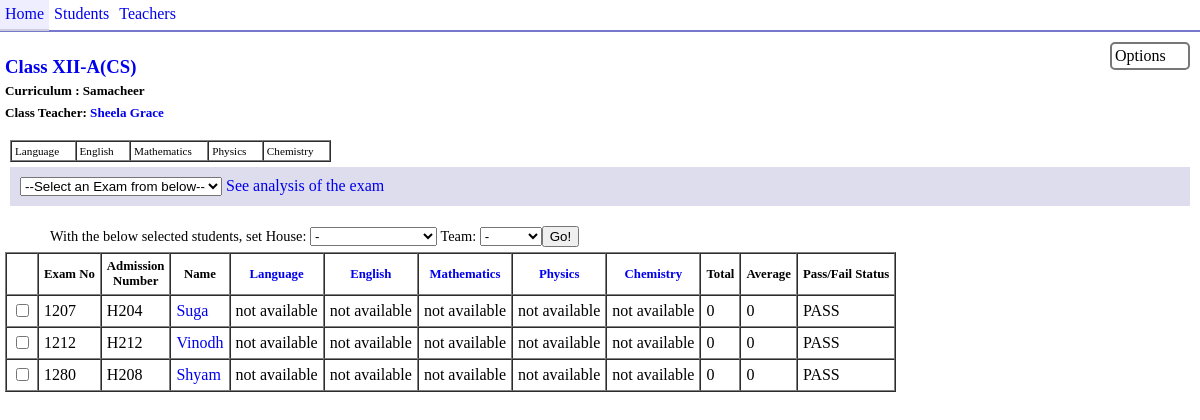
The app's page /?class=2 with its own data.
### tables this page shows
CREATE TABLE IF NOT EXISTS `classes` (
  `class_id` int(10) NOT NULL AUTO_INCREMENT,
  `class_name` varchar(16) NOT NULL,
  `curriculum` enum('CBSE','Samacheer') NOT NULL DEFAULT 'CBSE',
  `cteacher_id` int(8) NOT NULL COMMENT 'Class Teacher Id',
  PRIMARY KEY (`class_id`),
  UNIQUE KEY `class_name` (`class_name`)
);

CREATE TABLE IF NOT EXISTS `teachers` (
  `teacher_id` int(3) NOT NULL AUTO_INCREMENT,
  `teacher_code` varchar(5) NOT NULL,
  `teacher_name` varchar(128) NOT NULL,
  PRIMARY KEY (`teacher_id`)
);

CREATE TABLE IF NOT EXISTS `coursecode` (
  `course_code` int(3) NOT NULL AUTO_INCREMENT,
  `course_name` varchar(32) NOT NULL,
  `curriculum` enum('CBSE','Samacheer') NOT NULL,
  PRIMARY KEY (`course_code`)
);

CREATE TABLE IF NOT EXISTS `students` (
  `student_id` int(10) NOT NULL AUTO_INCREMENT,
  `adm_no` varchar(10) NOT NULL,
  `exam_no` int(8) NOT NULL,
  `student_name` varchar(64) NOT NULL,
  `class_id` int(8) NOT NULL,
  `team_id` int(4) NOT NULL,
  `house_id` int(4) NOT NULL,
  `mentor_id` int(8) NOT NULL,
  PRIMARY KEY (`student_id`),
  UNIQUE KEY `adm_no` (`adm_no`),
  UNIQUE KEY `exam_no` (`exam_no`)
);

### functions.lib.php (the view, shortened to what this page needs)
<?php
function getClassName($classId) {
    $row = mysql_fetch_array(mysql_query("SELECT `class_name` FROM `classes` WHERE `class_id` = '" . $classId . "'"));
    return $row["class_name"];
}
function getClassCurriculum($classId) {
    $row = mysql_fetch_array(mysql_query("SELECT `curriculum` FROM `classes` WHERE `class_id` = '" . $classId . "'"));
    return $row["curriculum"];
}
function getClassTeacherLink($classId) {
    $row = mysql_fetch_array(mysql_query("SELECT `teachers`.`teacher_id`, `teachers`.`teacher_name` FROM `classes`,`teachers` WHERE `classes`.`class_id` = '" . $classId . "' AND `classes`.`cteacher_id` = `teachers`.`teacher_id`"));
    return ($row["teacher_name"])? "<a href=\"./teachers.php?teacherid=" . $row['teacher_id'] . "\">" . $row["teacher_name"] . "</a>":"not set";
}
function getStudentsFromClass($examId) {
    $classId = $_GET['class'];
    $subjectArray = Array();
    echo "<div id=\"options\">";
    echo "<div id=\"optionHead\">Options</div><br />";
    echo "<div style=\"display:none;\" id=\"optionBody\">";
    echo "</div></div>\n\n";
    echo "<h3><a href=\"./?class=" . $classId . "\">Class " . getClassName($classId) . "</a><br /><span class=\"s\">Curriculum : " . getClassCurriculum($classId) . "<br />Class Teacher: " . getClassTeacherLink($classId) . "<br /></span></h3>";
    $res = mysql_query("SELECT `coursecode`.`course_code` AS `code`,`coursecode`.`course_name` AS `name` FROM `subjects`,`coursecode` WHERE `subjects`.`class_id`='" . $classId . "' AND `subjects`.`course_id` = `coursecode`.`course_code`");
    if(mysql_num_rows($res) == 0) {
        echo "No subjects found!";
    }
    else {
        echo "<table id=\"subjList\" border='1' cellspacing='0' cellpadding='3'><tr>";
    	while($row = mysql_fetch_array($res)) {
            $subjectArray[$row['code']] = $row['name'];
            echo "<td>" . $row['name'] . " <a class=\"closeButton\" href=\"./?subject=del&courseId=" .  $row['code']  . "&classId=" . $classId . "\">x</a></td>";
    	}
    	echo "</tr></table>";
    }
    $res = mysql_query("SELECT `student_id`, `exam_no`, `adm_no`, `student_name`, `team_id`, `house_id` FROM `students` WHERE `class_id` = '" . $classId . "' ORDER BY `exam_no` ASC");
    echo "<div class=\"block\">";
    $res2 = mysql_query("SELECT * FROM `exams` WHERE `class_id` = '" . $classId . "';");
    if(mysql_num_rows($res2) == 0) {
        echo "<div style=\"margin:5px; \" class=\"s\">No exams has been conducted for this class. Use the box below to add a new exam to the list.</div>";
    }
    else {
    echo "<select id=\"selectExam\" onchange=\"window.location = './?class=" . $classId . "&exam=' + this.value\">";
    echo "<option value=\"0\">--Select an Exam from below--</option>";
    echo "</select>";
    }
    if($examId == 0) {
    }
    else {
        echo " <a href=\"./classanalysis.php?class=" . $_GET['class'] . "&exam=" . $_GET['exam'] . "\">See analysis of the exam</a>";
    }
    echo "</div>";
    echo "<div style=\"margin:20px; margin-left:45px; margin-bottom:5px; font-size:90%; \">With the below selected students, set <span id=\"listContainer\"></span></div>";
    echo "<table id=\"studentsTable\" style=\"margin:0; padding:0; \" cellpadding='5' cellspacing='0' border='1'>";
    echo "<tr><th></th><th>Exam No</th><th>Admission<br>Number</th><th>Name</th>";
    if($examId != 0) {
        foreach($subjectArray as $key=>$val) echo "<th><a href=\"./?class={$classId}&exam={$examId}&editmarks=" . $key . "\">" . $val . "</a></th>";
	echo "<th>Total</th><th>Average</th><th>Pass/Fail Status</th>";
    }
    else echo "<th>Mentor</th><th>House</th><th>Team</th>";
    echo "</tr>\n";
    while($row = mysql_fetch_assoc($res)) {
        $subjArr = Array();
        echo "<tr><td onclick=\"this.childNodes[0].checked = !this.childNodes[0].checked; \" style=\"cursor:pointer; \"><a></a><input type=\"checkbox\" name=\"uids[]\" value=\"" . $row['student_id'] . "\" /></td><td>" . $row['exam_no'] . "</td><td>" . $row['adm_no'] . "</td><td><a href=\"./student.php?sid=" . $row['student_id'] . "\">" . $row['student_name'] . "</a></td>";
	if($examId == 0) {
	    echo "<td>" . getMentorName($row["student_id"]) . "</td><td>" . getHouseName($row['house_id']) . "</td><td>" . getTeamName($row['team_id']) . "</td>";
	}
	else {
	    $count = 0;
	    $sum   = 0;
	    $fail  = 0;
	    foreach($subjectArray as $key=>$val ) {
	        echo "<td";
	    	if(isset($subjArr[$key])) {
		    if($subjArr[$key] < 35) echo " style=\"background-color:#a00; color:#fff; \"";
	            echo ">" . $subjArr[$key];
		    if($subjArr[$key] < 35 ) $fail = 1;
		    $count = $count + 1;
		    $sum = $sum + $subjArr[$key];
	    	}
	    	else {
	            echo ">not available<br />";
	    	}
	    	echo "</td>";
	    }
	    $avg = ($count) ? $sum/$count : 0;
	    $avg = substr($avg,0,strpos($avg,".") + 3);
	    echo "<td>" . $sum . "</td><td>" . $avg . "</td><td>";
	    if($fail) echo "FAIL"; else echo "PASS";
	    echo "</td>";
	}
	echo "</tr>";
    }
    echo "</table>";
}
?>

### main.css (style rules this page uses)
body { font-size:1em; margin:0; }
a { text-decoration:none; }
#subjList { margin:5px; cursor:default; font-size:70%; }
.s { font-size:70%; }
th { font-size:80%; }
.block { margin:5px; padding:10px; background-color:#dde; }
#options { cursor:default; float:right; display:inline; }
#optionHead { cursor:pointer; margin:5px; float:right; background-color:rgba(255,255,255,.8); border-radius:5px; border:2px solid #777; padding:3px; width:70px; }

### records on screen
classes: class_name "XII-A(CS)", curriculum "Samacheer"
teachers: teacher_name "Sheela Grace"
coursecode: course_name "Language"
coursecode: course_name "English"
coursecode: course_name "Mathematics"
coursecode: course_name "Physics"
coursecode: course_name "Chemistry"
students: exam_no "1207", adm_no "H204", student_name "Suga", sum "0", avg "0"
students: exam_no "1212", adm_no "H212", student_name "Vinodh", sum "0", avg "0"
students: exam_no "1280", adm_no "H208", student_name "Shyam", sum "0", avg "0"

### other values on screen
$val "Language"
$val "English"
$val "Mathematics"
$val "Physics"
$val "Chemistry"
